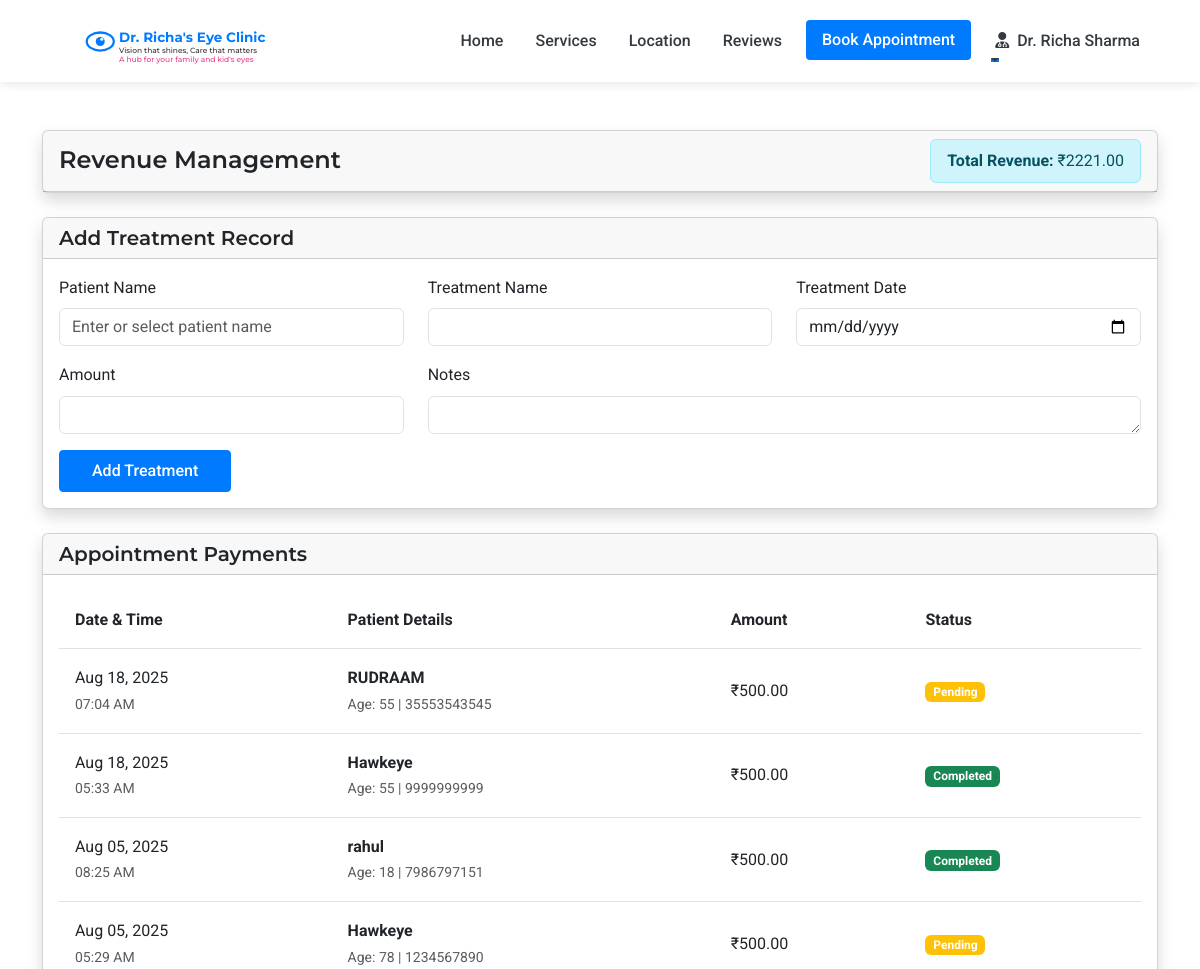
Before: /admin/revenue (signed in, upper part) with the older database file.
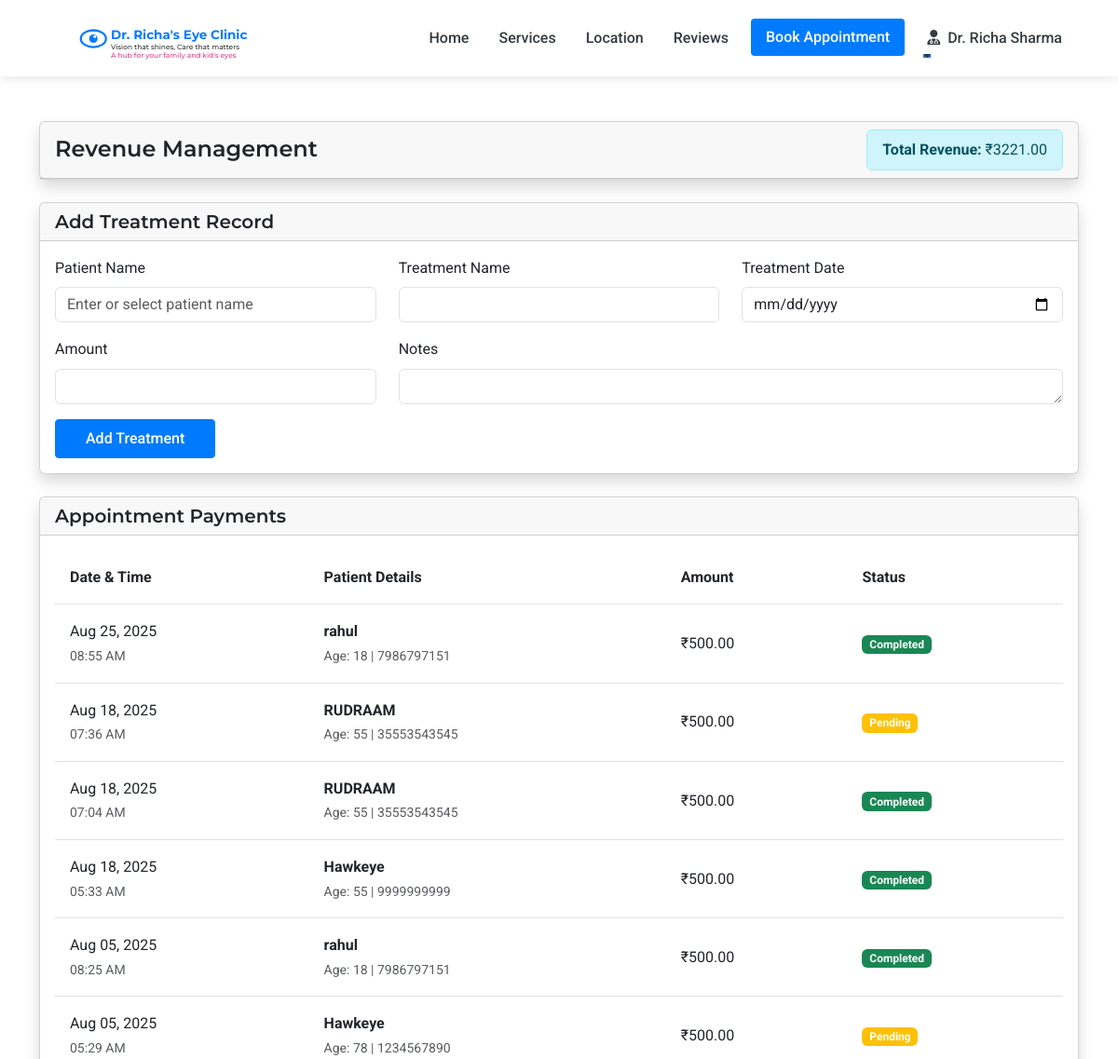
After: the same page with the newer database file.
### models.py (models this page shows, shortened)
class Payment(db.Model):
    id = db.Column(db.Integer, primary_key=True)
    appointment_id = db.Column(db.Integer, db.ForeignKey('appointment.id'), nullable=False)
    appointment = db.relationship('Appointment', backref=db.backref('payment', uselist=False))
    amount = db.Column(db.Float, nullable=False)
    payment_method = db.Column(db.String(50), nullable=False)  # cash, bank_transfer, upi
    transaction_id = db.Column(db.String(100), nullable=True)
    upi_id = db.Column(db.String(100), nullable=True)
    status = db.Column(db.String(20), default='pending')  # pending, completed, failed
    created_at = db.Column(db.DateTime, default=datetime.utcnow)

class Patient(UserMixin, db.Model):
    id = db.Column(db.Integer, primary_key=True)
    full_name = db.Column(db.String(100), nullable=False)
    mobile_number = db.Column(db.String(15), nullable=False)
    email = db.Column(db.String(100), nullable=True)
    age = db.Column(db.Integer, nullable=False)
    sex = db.Column(db.String(10), nullable=True)
    password_hash = db.Column(db.String(256), nullable=True)
    is_registered = db.Column(db.Boolean, default=False)
    created_at = db.Column(db.DateTime, nullable=False, default=datetime.utcnow)
    appointments = db.relationship('Appointment', backref='patient', lazy=True)
    doctor_prescriptions = db.relationship('DoctorPrescription', backref='patient', lazy=True)
    optometrist_prescriptions = db.relationship('OptometristPrescription', backref='patient', lazy=True)

### routes.py (the view, shortened to what this page needs)
@app.route('/admin/revenue', methods=['GET', 'POST'])
@login_required
def admin_revenue():
    if not isinstance(current_user, Doctor):
        flash('Access denied. Doctor privileges required.', 'danger')
        return redirect(url_for('index'))
    form = FlaskForm()  # Create a basic form for CSRF protection
    payments = (
        db.session.query(Payment, Patient)
        .join(Appointment, Payment.appointment_id == Appointment.id)
        .join(Patient, Appointment.patient_id == Patient.id)
        .filter(
            Payment.status != 'cancelled',
            Appointment.status != 'cancelled'
        )
        .order_by(Payment.created_at.desc())
        .all()
    )
    treatments = Treatment.query.order_by(Treatment.treatment_date.desc()).all()
    appointment_revenue = sum(payment.amount for payment, _ in payments if payment.status == 'completed')
    treatment_revenue = sum(treatment.amount for treatment in treatments)
    total_revenue = appointment_revenue + treatment_revenue
    patients = Patient.query.order_by(Patient.full_name).all()
    return render_template('admin/revenue.html', payments=payments, treatments=treatments, patients=patients, total_revenue=total_revenue, form=form)

### app.py (called while the page is built)
@login_manager.user_loader
def load_user(user_id):
    from models import Doctor, Assistant, Admin, Patient
    try:
        if user_id.startswith('doctor_'):
            return Doctor.query.get(int(user_id.split('_')[1]))
        elif user_id.startswith('assistant_'):
            return Assistant.query.get(int(user_id.split('_')[1]))
        elif user_id.startswith('admin_'):
            return Admin.query.get(int(user_id.split('_')[1]))
        else:
            return Patient.query.get(int(user_id))
    except (ValueError, AttributeError):
        return None

### routes.py (called while the page is built)
@app.context_processor
def inject_now():
    return {'now': datetime.now()}

### templates/admin/revenue.html (shortened to what the changed rows need)
{% extends 'layout.html' %}
{% block content %}
<div class="container py-5">
    <div class="row">
        <div class="col-12 mb-4">
            <div class="card shadow">
                <div class="card-header d-flex justify-content-between align-items-center">
                    <h4 class="mb-0">Revenue Management</h4>
                    <div class="alert alert-info mb-0 py-2">
                        <strong>Total Revenue:</strong> ₹{{ "%.2f"|format(total_revenue) }}
                    </div>
                </div>
            </div>
        </div>
        <div class="col-12 mb-4">
            <div class="card shadow">
                <div class="card-body">
                    <div class="table-responsive">
                        <table class="table table-hover">
                            <thead>
                                <tr>
                                    <th>Date & Time</th>
                                    <th>Patient Details</th>
                                    <th>Amount</th>
                                    <th>Status</th>
                                </tr>
                            </thead>
                            <tbody>
                                {% for payment, patient in payments %}
                                <tr>
                                    <td>
                                        {{ payment.created_at.strftime('%b %d, %Y') }}<br>
                                        <small class="text-muted">{{ payment.created_at.strftime('%I:%M %p') }}</small>
                                    </td>
                                    <td>
                                        <strong>{{ patient.full_name }}</strong><br>
                                        <small class="text-muted">Age: {{ patient.age }} | {{ patient.mobile_number }}</small>
                                    </td>
                                    <td>₹{{ "%.2f"|format(payment.amount) }}</td>
                                    <td>
                                        {% if payment.status == 'completed' %}
                                            <span class="badge bg-success">Completed</span>
                                        {% elif payment.status == 'pending' %}
                                            <span class="badge bg-warning">Pending</span>
                                        {% else %}
                                            <span class="badge bg-danger">{{ payment.status|title }}</span>
                                        {% endif %}
                                    </td>
                                </tr>
                                {% endfor %}
                            </tbody>
                        </table>
                    </div>
                </div>
            </div>
        </div>
    </div>
</div>
{% endblock %}

Changed rows visible on the page:
added Payment: created_at "Aug 25, 2025", created_at "08:55 AM", full_name "rahul", age "18", mobile_number "7986797151", amount "500.00", status "Completed"
added Payment: created_at "Aug 18, 2025", created_at "07:36 AM", full_name "RUDRAAM", age "55", mobile_number "35553543545", amount "500.00", status "Pending"
changed Payment "07:04 AM": status "Pending" → "Completed"
Other visible differences:
{{ "%.2f"|format(total_revenue) }}: "2221.00" → "3221.00"
